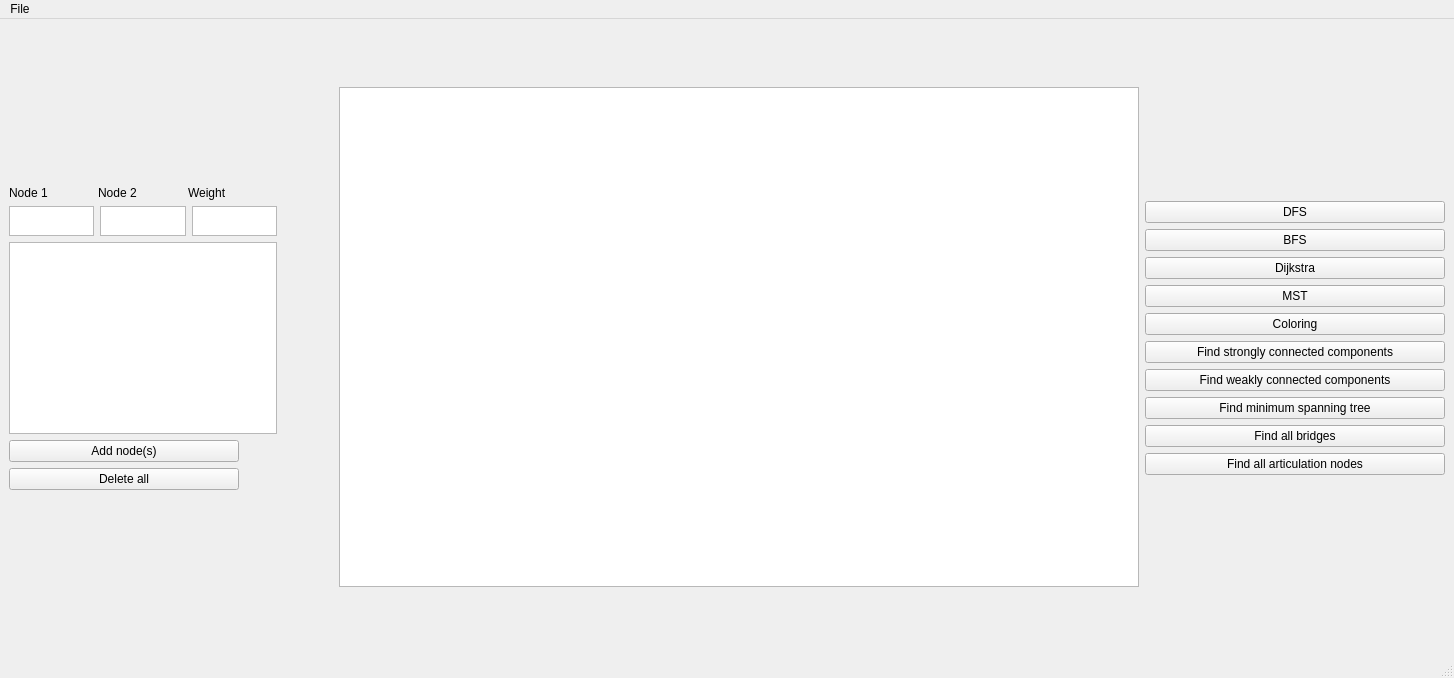
<?xml version="1.0" encoding="UTF-8"?>
<ui version="4.0">
 <class>Graph</class>
 <widget class="QMainWindow" name="Graph">
  <property name="geometry">
   <rect>
    <x>0</x>
    <y>0</y>
    <width>1454</width>
    <height>678</height>
   </rect>
  </property>
  <property name="sizePolicy">
   <sizepolicy hsizetype="Fixed" vsizetype="Fixed">
    <horstretch>0</horstretch>
    <verstretch>0</verstretch>
   </sizepolicy>
  </property>
  <property name="windowTitle">
   <string>Graph Visual</string>
  </property>
  <widget class="QWidget" name="centralwidget">
   <layout class="QHBoxLayout" name="horizontalLayout">
    <item>
     <layout class="QVBoxLayout" name="verticalLayout">
      <item>
       <spacer name="verticalSpacer_2">
        <property name="orientation">
         <enum>Qt::Vertical</enum>
        </property>
        <property name="sizeHint" stdset="0">
         <size>
          <width>20</width>
          <height>20</height>
         </size>
        </property>
       </spacer>
      </item>
      <item>
       <layout class="QHBoxLayout" name="horizontalLayout_2">
        <property name="spacing">
         <number>0</number>
        </property>
        <property name="sizeConstraint">
         <enum>QLayout::SetDefaultConstraint</enum>
        </property>
        <item>
         <widget class="QLabel" name="label_3">
          <property name="maximumSize">
           <size>
            <width>100</width>
            <height>20</height>
           </size>
          </property>
          <property name="text">
           <string>Node 1</string>
          </property>
         </widget>
        </item>
        <item>
         <widget class="QLabel" name="label_2">
          <property name="maximumSize">
           <size>
            <width>100</width>
            <height>20</height>
           </size>
          </property>
          <property name="text">
           <string>Node 2</string>
          </property>
         </widget>
        </item>
        <item>
         <widget class="QLabel" name="label">
          <property name="maximumSize">
           <size>
            <width>100</width>
            <height>20</height>
           </size>
          </property>
          <property name="text">
           <string>Weight</string>
          </property>
         </widget>
        </item>
       </layout>
      </item>
      <item>
       <layout class="QHBoxLayout" name="horizontalLayout_3">
        <item>
         <widget class="QTextEdit" name="teNode1">
          <property name="maximumSize">
           <size>
            <width>100</width>
            <height>30</height>
           </size>
          </property>
         </widget>
        </item>
        <item>
         <widget class="QTextEdit" name="teNode2">
          <property name="maximumSize">
           <size>
            <width>100</width>
            <height>30</height>
           </size>
          </property>
         </widget>
        </item>
        <item>
         <widget class="QTextEdit" name="teWeight">
          <property name="maximumSize">
           <size>
            <width>100</width>
            <height>30</height>
           </size>
          </property>
         </widget>
        </item>
       </layout>
      </item>
      <item>
       <widget class="QListWidget" name="lw"/>
      </item>
      <item>
       <widget class="QPushButton" name="pbAddNode">
        <property name="maximumSize">
         <size>
          <width>230</width>
          <height>30</height>
         </size>
        </property>
        <property name="text">
         <string>Add node(s)</string>
        </property>
       </widget>
      </item>
      <item>
       <widget class="QPushButton" name="pbDeleteAll">
        <property name="maximumSize">
         <size>
          <width>230</width>
          <height>30</height>
         </size>
        </property>
        <property name="text">
         <string>Delete all</string>
        </property>
       </widget>
      </item>
      <item>
       <spacer name="verticalSpacer">
        <property name="orientation">
         <enum>Qt::Vertical</enum>
        </property>
        <property name="sizeHint" stdset="0">
         <size>
          <width>20</width>
          <height>40</height>
         </size>
        </property>
       </spacer>
      </item>
     </layout>
    </item>
    <item>
     <spacer name="horizontalSpacer">
      <property name="orientation">
       <enum>Qt::Horizontal</enum>
      </property>
      <property name="sizeHint" stdset="0">
       <size>
        <width>100</width>
        <height>20</height>
       </size>
      </property>
     </spacer>
    </item>
    <item>
     <widget class="QGraphicsView" name="graphicsView">
      <property name="sizePolicy">
       <sizepolicy hsizetype="Fixed" vsizetype="Expanding">
        <horstretch>0</horstretch>
        <verstretch>0</verstretch>
       </sizepolicy>
      </property>
      <property name="minimumSize">
       <size>
        <width>800</width>
        <height>0</height>
       </size>
      </property>
      <property name="maximumSize">
       <size>
        <width>16777215</width>
        <height>500</height>
       </size>
      </property>
     </widget>
    </item>
    <item>
     <layout class="QVBoxLayout" name="verticalLayout_2">
      <item>
       <spacer name="verticalSpacer_3">
        <property name="orientation">
         <enum>Qt::Vertical</enum>
        </property>
        <property name="sizeHint" stdset="0">
         <size>
          <width>20</width>
          <height>10</height>
         </size>
        </property>
       </spacer>
      </item>
      <item>
       <widget class="QPushButton" name="pushButton_3">
        <property name="minimumSize">
         <size>
          <width>300</width>
          <height>0</height>
         </size>
        </property>
        <property name="text">
         <string>DFS</string>
        </property>
       </widget>
      </item>
      <item>
       <widget class="QPushButton" name="pushButton_5">
        <property name="text">
         <string>BFS</string>
        </property>
       </widget>
      </item>
      <item>
       <widget class="QPushButton" name="pushButton_6">
        <property name="text">
         <string>Dijkstra</string>
        </property>
       </widget>
      </item>
      <item>
       <widget class="QPushButton" name="pushButton_4">
        <property name="minimumSize">
         <size>
          <width>300</width>
          <height>0</height>
         </size>
        </property>
        <property name="text">
         <string>MST</string>
        </property>
       </widget>
      </item>
      <item>
       <widget class="QPushButton" name="pushButton_8">
        <property name="text">
         <string>Coloring</string>
        </property>
       </widget>
      </item>
      <item>
       <widget class="QPushButton" name="pushButton_11">
        <property name="text">
         <string>Find strongly connected components</string>
        </property>
       </widget>
      </item>
      <item>
       <widget class="QPushButton" name="pushButton_10">
        <property name="text">
         <string>Find weakly connected components</string>
        </property>
       </widget>
      </item>
      <item>
       <widget class="QPushButton" name="pushButton_9">
        <property name="text">
         <string>Find minimum spanning tree</string>
        </property>
       </widget>
      </item>
      <item>
       <widget class="QPushButton" name="pushButton_7">
        <property name="text">
         <string>Find all bridges</string>
        </property>
       </widget>
      </item>
      <item>
       <widget class="QPushButton" name="pushButton_2">
        <property name="minimumSize">
         <size>
          <width>300</width>
          <height>0</height>
         </size>
        </property>
        <property name="text">
         <string>Find all articulation nodes</string>
        </property>
       </widget>
      </item>
      <item>
       <spacer name="verticalSpacer_4">
        <property name="orientation">
         <enum>Qt::Vertical</enum>
        </property>
        <property name="sizeHint" stdset="0">
         <size>
          <width>20</width>
          <height>50</height>
         </size>
        </property>
       </spacer>
      </item>
     </layout>
    </item>
   </layout>
  </widget>
  <widget class="QMenuBar" name="menubar">
   <property name="geometry">
    <rect>
     <x>0</x>
     <y>0</y>
     <width>1454</width>
     <height>22</height>
    </rect>
   </property>
   <widget class="QMenu" name="menuFile">
    <property name="title">
     <string>File</string>
    </property>
    <addaction name="actionSave"/>
    <addaction name="actionSave_As"/>
    <addaction name="actionOpen"/>
   </widget>
   <addaction name="menuFile"/>
  </widget>
  <widget class="QStatusBar" name="statusbar"/>
  <action name="actionSave">
   <property name="text">
    <string>Save</string>
   </property>
  </action>
  <action name="actionSave_As">
   <property name="text">
    <string>Save As</string>
   </property>
  </action>
  <action name="actionOpen">
   <property name="text">
    <string>Open File</string>
   </property>
  </action>
 </widget>
 <resources/>
 <connections/>
</ui>
